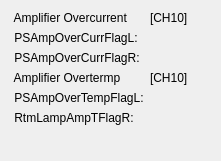
      <widget class="QWidget" name="formLayoutWidget_8">
       <property name="geometry">
        <rect>
         <x>710</x>
         <y>410</y>
         <width>221</width>
         <height>161</height>
        </rect>
       </property>
       <layout class="QFormLayout" name="formLayout_8">
        <item row="0" column="0">
         <widget class="QLabel" name="label_142">
          <property name="text">
           <string> Amplifier Overcurrent</string>
          </property>
         </widget>
        </item>
        <item row="0" column="1">
         <widget class="QLabel" name="label_163">
          <property name="text">
           <string>[CH10]</string>
          </property>
         </widget>
        </item>
        <item row="1" column="0">
         <widget class="QLabel" name="label_143">
          <property name="text">
           <string> PSAmpOverCurrFlagL:</string>
          </property>
         </widget>
        </item>
        <item row="1" column="1">
         <widget class="PyDMLabel" name="PyDMLabel_125">
          <property name="palette">
           <palette>
            <active>
             <colorrole role="Text">
              <brush brushstyle="SolidPattern">
               <color alpha="255">
                <red>0</red>
                <green>0</green>
                <blue>0</blue>
               </color>
              </brush>
             </colorrole>
             <colorrole role="PlaceholderText">
              <brush brushstyle="SolidPattern">
               <color alpha="128">
                <red>78</red>
                <green>154</green>
                <blue>6</blue>
               </color>
              </brush>
             </colorrole>
            </active>
            <inactive>
             <colorrole role="Text">
              <brush brushstyle="SolidPattern">
               <color alpha="255">
                <red>0</red>
                <green>0</green>
                <blue>0</blue>
               </color>
              </brush>
             </colorrole>
             <colorrole role="PlaceholderText">
              <brush brushstyle="SolidPattern">
               <color alpha="128">
                <red>78</red>
                <green>154</green>
                <blue>6</blue>
               </color>
              </brush>
             </colorrole>
            </inactive>
            <disabled>
             <colorrole role="Text">
              <brush brushstyle="SolidPattern">
               <color alpha="255">
                <red>190</red>
                <green>190</green>
                <blue>190</blue>
               </color>
              </brush>
             </colorrole>
             <colorrole role="PlaceholderText">
              <brush brushstyle="SolidPattern">
               <color alpha="128">
                <red>0</red>
                <green>0</green>
                <blue>0</blue>
               </color>
              </brush>
             </colorrole>
            </disabled>
           </palette>
          </property>
          <property name="toolTip">
           <string/>
          </property>
          <property name="alarmSensitiveContent" stdset="0">
           <bool>false</bool>
          </property>
          <property name="channel" stdset="0">
           <string>SI-22:DI-FOFBCtrl:PSAmpOverCurrFlagLCH10-Sts</string>
          </property>
         </widget>
        </item>
        <item row="2" column="0">
         <widget class="QLabel" name="label_144">
          <property name="text">
           <string> PSAmpOverCurrFlagR:</string>
          </property>
         </widget>
        </item>
        <item row="2" column="1">
         <widget class="PyDMLabel" name="PyDMLabel_126">
          <property name="toolTip">
           <string/>
          </property>
          <property name="channel" stdset="0">
           <string>SI-22:DI-FOFBCtrl:PSAmpOverCurrFlagRCH10-Sts</string>
          </property>
         </widget>
        </item>
        <item row="3" column="0">
         <widget class="QLabel" name="label_146">
          <property name="text">
           <string> Amplifier Overtermp</string>
          </property>
         </widget>
        </item>
        <item row="3" column="1">
         <widget class="QLabel" name="label_164">
          <property name="text">
           <string>[CH10]</string>
          </property>
         </widget>
        </item>
        <item row="4" column="0">
         <widget class="QLabel" name="label_147">
          <property name="text">
           <string> PSAmpOverTempFlagL:</string>
          </property>
         </widget>
        </item>
        <item row="4" column="1">
         <widget class="PyDMLabel" name="PyDMLabel_127">
          <property name="toolTip">
           <string/>
          </property>
          <property name="channel" stdset="0">
           <string>SI-22:DI-FOFBCtrl:PSAmpOverTempFlagLCH10-Sts</string>
          </property>
         </widget>
        </item>
        <item row="5" column="0">
         <widget class="QLabel" name="label_148">
          <property name="text">
           <string> RtmLampAmpTFlagR:</string>
          </property>
         </widget>
        </item>
        <item row="5" column="1">
         <widget class="PyDMLabel" name="PyDMLabel_128">
          <property name="toolTip">
           <string/>
          </property>
          <property name="channel" stdset="0">
           <string>SI-22:DI-FOFBCtrl:PSAmpOverTempFlagRCH10-Sts</string>
          </property>
         </widget>
        </item>
       </layout>
      </widget>
